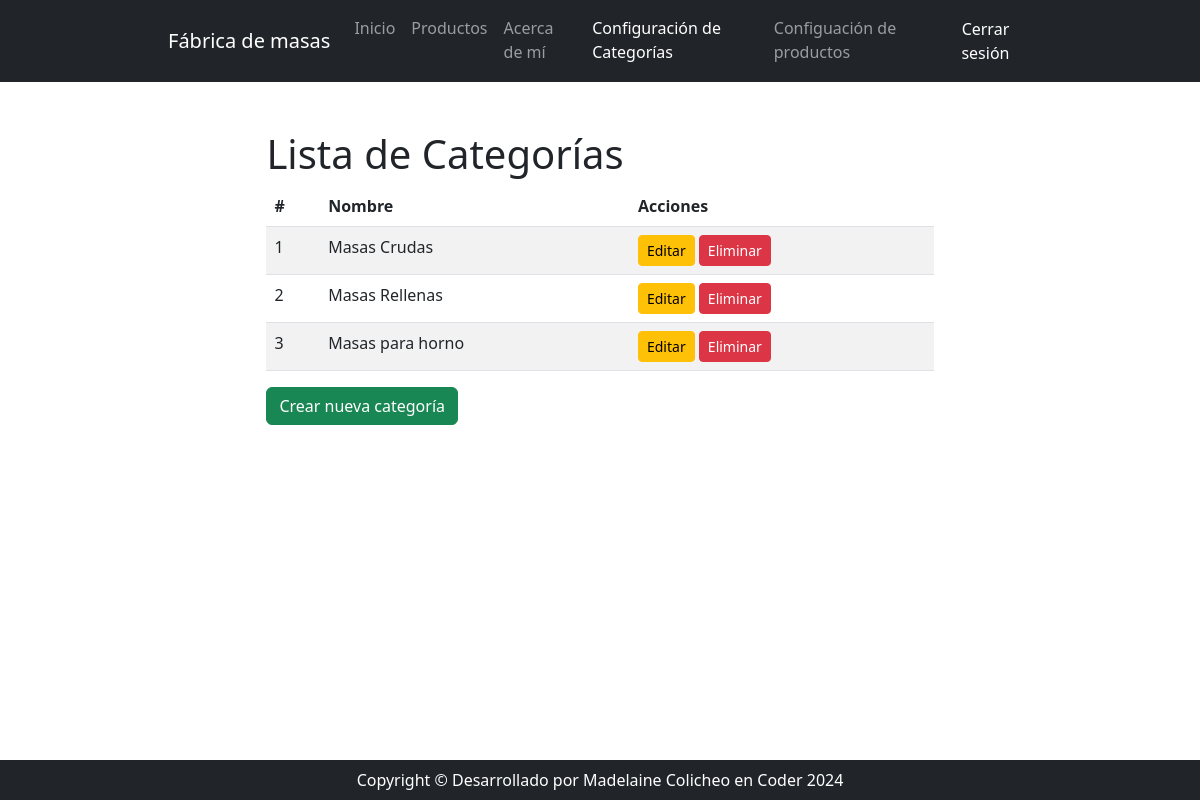
/categorias/ (signed in), run on the app's committed database.
### app/models.py (models this page shows, shortened)
class Categoria(models.Model):
    nombre = models.CharField(max_length=100)
    descripcion = models.TextField()

### app/views.py (the view)
# urls.py: path('categorias/', views.listar_categorias, name='listar_categorias'),
@login_required
def listar_categorias(request):
    categorias = Categoria.objects.all()  # Obtiene todas las categorías
    return render(request, 'app/listar_categorias.html', {'categorias': categorias})

### app/templates/app/listar_categorias.html (shortened to what this page needs)
{% extends 'app/base.html' %}
{% block content %}
<div class="container mt-5">
    <h1>Lista de Categorías</h1>
    <table class="table table-striped">
        <thead>
            <tr>
                <th>#</th>
                <th>Nombre</th>
                <th>Acciones</th>
            </tr>
        </thead>
        <tbody>
            {% for categoria in categorias %}
            <tr>
                <td>{{ forloop.counter }}</td>
                <td>{{ categoria.nombre }}</td>
                <td>
                    <a href="{% url 'app:editar_categoria' categoria.id %}" class="btn btn-warning btn-sm">Editar</a>
                    <form method="post" action="{% url 'app:eliminar_categoria' categoria.id %}" style="display:inline;">
                        <button type="submit" class="btn btn-danger btn-sm" onclick="return confirm('¿Estás seguro de que deseas eliminar esta categoría?');">Eliminar</button>
                    </form>
                </td>
            </tr>
            {% endfor %}
        </tbody>
    </table>
    <div class="mt-3">
        <a href="{% url 'app:crear_categoria' %}" class="btn btn-success">Crear nueva categoría</a>
    </div>
</div>
{% endblock %}

### data on the page
Categoria: nombre "Masas Crudas"
Categoria: nombre "Masas Rellenas"
Categoria: nombre "Masas para horno"
